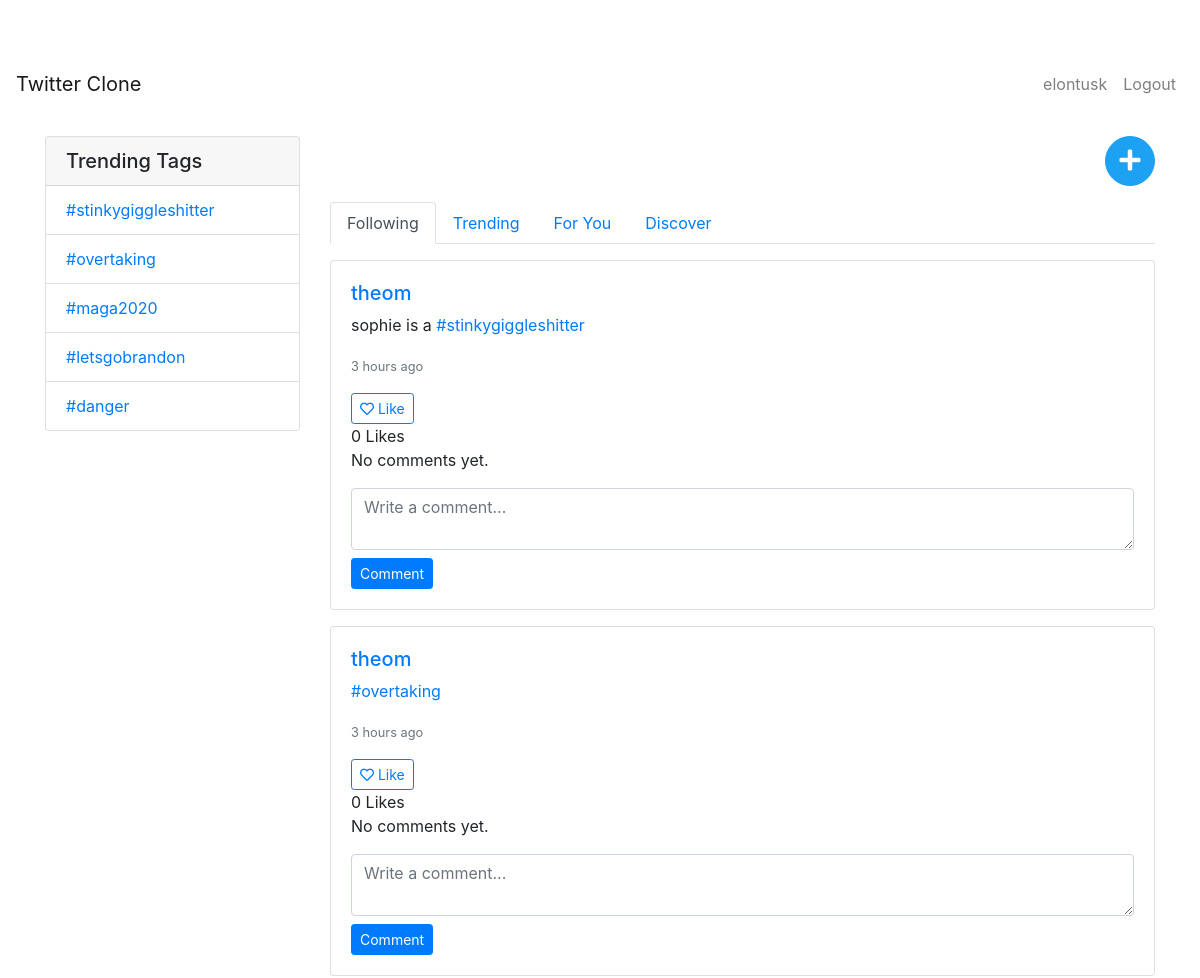
/ (signed in, upper part), run on an earlier commit of the app's database.
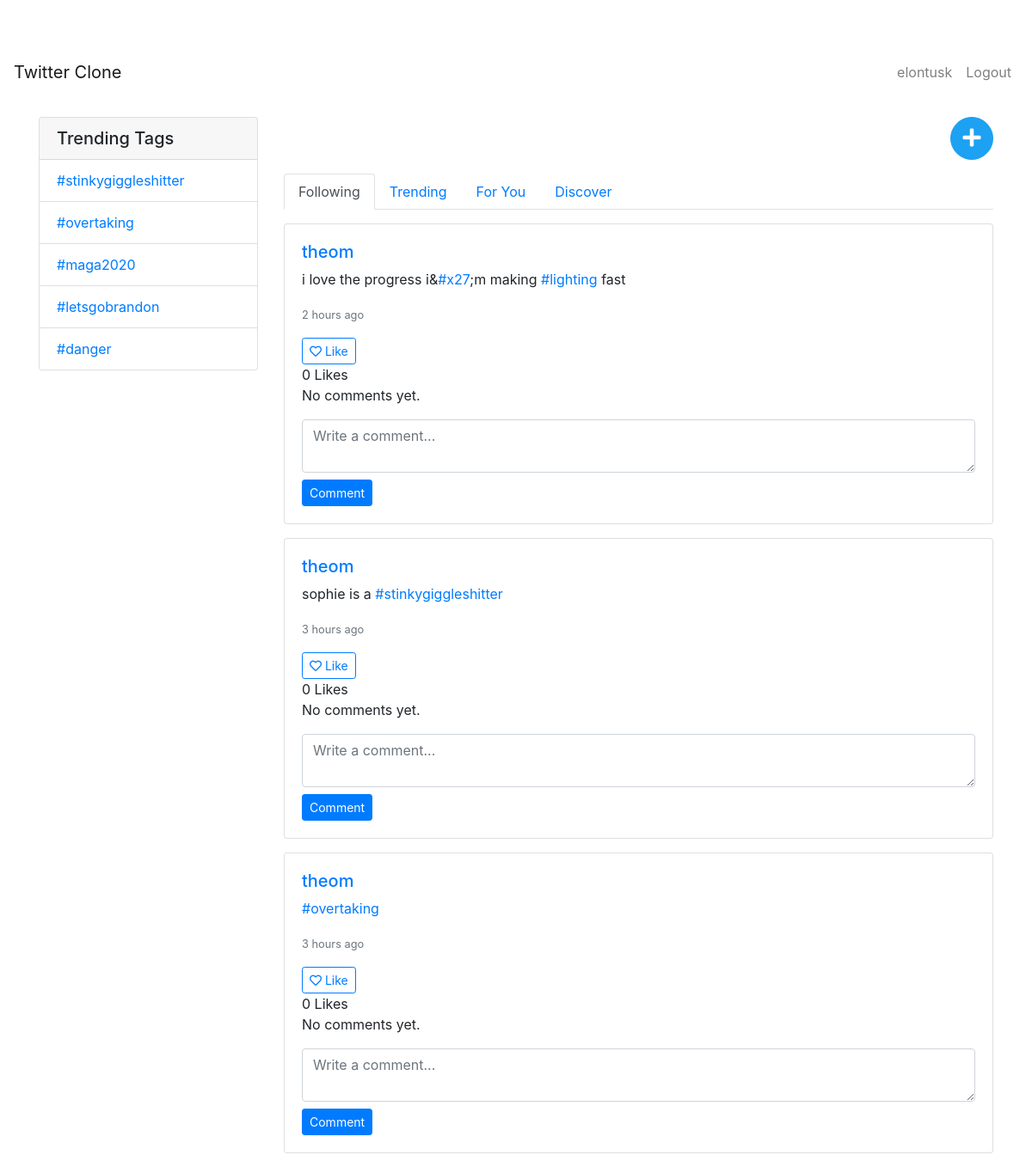
And on a later commit of the database.
### hashtags/models.py (models this page shows, shortened)
class Hashtag(models.Model):
    name = models.CharField(max_length=100, unique=True)

### posts/models.py (models this page shows, shortened)
class Post(models.Model):
    content = models.TextField(max_length=280)
    author = models.ForeignKey(User, on_delete=models.CASCADE, related_name='posts')
    created_at = models.DateTimeField(auto_now_add=True)
    hashtags = models.ManyToManyField(Hashtag, blank=True, related_name='posts')
    likes = models.ManyToManyField(User, blank=True, related_name='liked_posts')
    def total_likes(self):
        return self.likes.count()

### posts/views.py (the view, shortened to what this page needs)
# urls.py: path('', views.home_view, name='home'),
@login_required
def home_view(request):
    if request.method == 'POST':
        form = PostForm(request.POST)
        if form.is_valid():
            new_post = form.save(commit=False)
            new_post.author = request.user
            new_post.save()
            hashtags = extract_hashtags(new_post.content)
            new_post.hashtags.set(hashtags)
            return redirect('home')
    else:
        form = PostForm()
    time_threshold = timezone.now() - timedelta(hours=24)
    following_profiles = request.user.profile.following.all()
    following_posts = Post.objects.filter(author__profile__in=following_profiles)
    all_users = User.objects.exclude(id=request.user.id)
    random_user_ids = all_users.values_list('id', flat=True)
    random_user_ids = list(random_user_ids)
    random.shuffle(random_user_ids)
    random_user_ids = random_user_ids[:10]
    trending_posts = Post.objects.filter(author__id__in=random_user_ids)
    prefetch_fields = [
        'hashtags',
        'comments__author',
        'comments__hashtags',
    ]
    select_fields = ['author']
    following_posts = following_posts.select_related(*select_fields).prefetch_related(*prefetch_fields).order_by('-created_at')
    trending_posts = trending_posts.select_related(*select_fields).prefetch_related(*prefetch_fields).order_by('-created_at')[:20]
    trending_hashtags = (
        Hashtag.objects.annotate(
            recent_post_count=Count('posts', filter=Q(posts__created_at__gte=time_threshold))
        )
        .filter(recent_post_count__gt=0)
        .order_by('-recent_post_count')[:5]
    )
    query = request.GET.get('q', '')
    user_results = []
    post_results = []
    recommended_posts = recommend_posts_hybrid(request.user, 10)
    context = {
        'form': form,
        'following_posts': following_posts,
        'trending_posts': trending_posts,
        'trending_hashtags': trending_hashtags,
        'query': query,
        'user_results': user_results,
        'post_results': post_results,
        "recommended_posts":recommended_posts,
    }
    return render(request, 'home.html', context)

### posts/forms.py (shortened to what this page needs)
class PostForm(forms.ModelForm):
    content = forms.CharField(
        label='',
        widget=forms.Textarea(attrs={
            'rows': 3,
            'placeholder': "What's happening?",
            'class': 'form-control',
        })
    )
    class Meta:
        model = Post
        fields = ['content']

### hashtags/templatetags/hashtags_extras.py (called while the page is built)
@register.filter
def link_hashtags(text):
    text = escape(text)
    def replace(match):
        hashtag = match.group(1)
        url = reverse('hashtags:hashtag_detail', args=[hashtag.lower()])
        link = f'<a href="{url}">#{hashtag}</a>'
        return link
    regex = r'#(\w+)'
    return mark_safe(re.sub(regex, replace, text))

### posts/recommendations.py (called while the page is built)
def recommend_posts_content_based(user, num_recommendations=10):
    liked_tags = Hashtag.objects.filter(posts__likes=user).distinct()
    similar_posts = Post.objects.filter(
        hashtags__in=liked_tags
    ).exclude(
        likes=user
    ).annotate(
        common_tag_count=Count('hashtags')
    ).order_by('-common_tag_count', '-created_at').distinct()[:num_recommendations]
    return similar_posts

### templates/home.html (shortened to what this page needs)
{% extends 'base.html' %}
{% load static %}
{% load humanize %}
{% load hashtags_extras %}
{% block content %}
<div class="container mt-4">
    <div class="row">
        <aside class="col-md-3 sidebar">
            {% include 'hashtags/partials/trending_tags.html' %}
        </aside>
        <main class="col-md-9">
            <div class="text-right mb-3">
                <button id="new-post-button" class="btn btn-primary btn-circle">
                    <i class="fas fa-plus"></i>
                </button>
            </div>
            <ul class="nav nav-tabs mb-3" id="feedTabs" role="tablist">
                <li class="nav-item">
                    <a class="nav-link {% if not query %}active{% endif %}" id="following-tab" data-toggle="tab" href="#following" role="tab" aria-controls="following" aria-selected="{% if not query %}true{% else %}false{% endif %}">Following</a>
                </li>
                <li class="nav-item">
                    <a class="nav-link" id="trending-tab" data-toggle="tab" href="#trending" role="tab" aria-controls="trending" aria-selected="false">Trending</a>
                </li>
                <li class="nav-item">
                    <a class="nav-link" id="for-you-tab" data-toggle="tab" href="#for-you" role="tab" aria-controls="for-you" aria-selected="false">For You</a>
                </li>
                <li class="nav-item">
                    <a class="nav-link {% if query %}active{% endif %}" id="discover-tab" data-toggle="tab" href="#discover" role="tab" aria-controls="discover" aria-selected="{% if query %}true{% else %}false{% endif %}">Discover</a>
                </li>
            </ul>
            <div class="tab-content" id="feedTabsContent">
                <div class="tab-pane fade {% if not query %}show active{% endif %}" id="following" role="tabpanel" aria-labelledby="following-tab">
                    {% if following_posts %}
                        {% for post in following_posts %}
                            {% include 'posts/partials/post_card.html' with post=post %}
                        {% endfor %}
                    {% else %}
                        <p>No posts to show. Follow some users to see their posts here.</p>
                    {% endif %}
                </div>
            </div>
        </main>
    </div>
</div>
{% endblock %}

### hashtags/templates/hashtags/partials/trending_tags.html (shortened to what this page needs)
<div class="card mb-4">
    <div class="card-header">
        <h5 class="mb-0">Trending Tags</h5>
    </div>
    <ul class="list-group list-group-flush">
        {% for hashtag in trending_hashtags %}
            <li class="list-group-item d-flex justify-content-between align-items-center">
                <a href="{% url 'hashtags:hashtag_detail' hashtag.name %}">#{{ hashtag.name }}</a>
            </li>
        {% empty %}
            <li class="list-group-item">
                No trending hashtags in the last 24 hours.
            </li>
        {% endfor %}
    </ul>
</div>

### posts/templates/posts/partials/post_content.html
{% load humanize %}
{% load hashtags_extras %}
<h5>
    <a href="{% url 'profile' post.author.username %}">
        {{ post.author.username }}
    </a>
</h5>
<p>{{ post.content|link_hashtags|safe }}</p>
<p class="text-muted">
    <small>{{ post.created_at|naturaltime }}</small>
</p>

### posts/templates/posts/partials/like_button.html (shortened to what this page needs)
{% if user.is_authenticated %}
    <form id="like-form-{{ post.id }}" hx-post="{% url 'like_post' post.id %}" hx-target="#like-button-{{ post.id }}" hx-swap="innerHTML">
        <button type="submit" class="btn btn-sm {% if user in post.likes.all %}btn-outline-danger{% else %}btn-outline-primary{% endif %}">
            {% if user in post.likes.all %}
                <i class="fas fa-heart"></i> Unlike
            {% else %}
                <i class="far fa-heart"></i> Like
            {% endif %}
        </button>
    </form>
{% else %}
    <p><a href="{% url 'login' %}">Login</a> to like this post.</p>
{% endif %}
<span>{{ post.total_likes }} {{ post.total_likes|pluralize:"Like,Likes" }}</span>

### comments/templates/comments/partials/comment_section.html
{% load humanize %}
{% load hashtags_extras %}
<div class="comments">
    {% if post.comments.exists %}
        {% for comment in post.comments.all %}
            <div class="comment mb-2">
                <strong>{{ comment.author.username }}</strong>: {{ comment.content|link_hashtags }}
                <p class="text-muted">
                    <small>{{ comment.created_at|naturaltime }}</small>
                </p>
            </div>
        {% endfor %}
    {% else %}
        <p>No comments yet.</p>
    {% endif %}
</div>

### comments/templates/comments/partials/comment_box.html (shortened to what this page needs)
{% if user.is_authenticated %}
    <form method="post" action="{% url 'comments:add_comment' post.id %}">
        <div class="form-group mb-2">
            <textarea name="content" rows="2" class="form-control"
                      placeholder="Write a comment..."></textarea>
        </div>
        <button type="submit" class="btn btn-sm btn-primary">
            Comment
        </button>
    </form>
{% else %}
    <p>Please <a href="{% url 'login' %}">login</a> to comment.</p>
{% endif %}

What changed in the data, as far as the page shows it:
added Post: author.username "theom", content|link_hashtags "i love the progress i& #x27 ;m making #lighting fast", created_at "2 hours ago", shows "Like", total_likes "0", shows "No comments yet."
